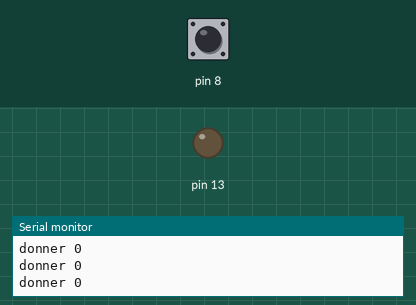
The sketch below on a simulated Arduino Uno, built with avr-gcc and run on an emulated ATmega328P. Parts: output pins drawn as LEDs (lit = HIGH), the last lines printed to the serial monitor. Inputs (shaded band) come from the test bench; at power-on: pin 8 HIGH. No radio packets arrive unless stated.

Above: at 1.2 s.
1.3 s: pin 8 pulled LOW for 0.15 s
At 1.47 s:
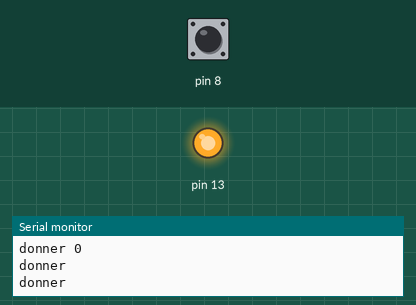
3.0 s: pin 8 pulled LOW for 3.2 s
At 7.6 s:
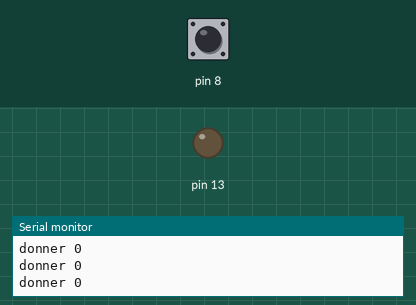
Timing chart, 0 to 9.1 s (numbered marks = the images above; inputs shaded):
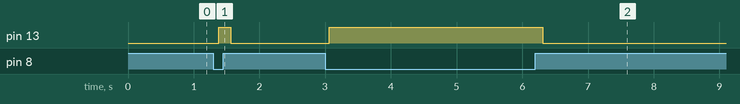

The sketch:

emetteur1.ino
```cpp
#include <VirtualWire.h>

char *controller;


void setup() {
 pinMode(8,INPUT_PULLUP);
 Serial.begin(9600);
 vw_set_ptt_inverted(true);
 vw_set_tx_pin(12);
 vw_setup(4000);
 pinMode(13, OUTPUT);

}

void loop() {

  if(digitalRead(8)==LOW){
    controller="1";
    vw_send((uint8_t *)controller,strlen(controller));
    vw_wait_tx();
    digitalWrite(13, HIGH);
    Serial.println("donner");
  }

  else{
    controller="0";
    vw_send((uint8_t *)controller,strlen(controller));
    vw_wait_tx();
    digitalWrite(13, LOW);

    Serial.println("donner 0");

  }

}
```

Measured:
- after the input at 1.3 s, pin 13: LOW → HIGH after 0.08 s, → LOW 0.18 s later
- after the input at 3.0 s, pin 13: LOW → HIGH after 0.07 s, → LOW 3.2 s later
